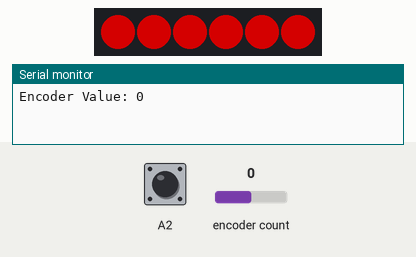
Simulated run of this sketch. Board: Arduino Leonardo, built with avr-gcc and run on an emulated ATmega32U4. Shown: 6 RGB LEDs in strip order, left to right, the last lines printed to the serial monitor. The test bench sets the inputs (shaded band); at power-on: encoder count 0, A2 HIGH. Dim RGB values are drawn brighter than linear; USB keyboard and mouse output is not drawn.

Above: at 1.2 s.
1.3 s: encoder count set to -1
At 2.2 s:
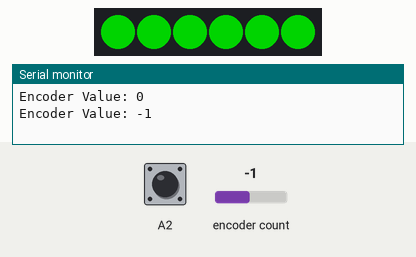
3.0 s: encoder count set to 0
At 3.6 s:
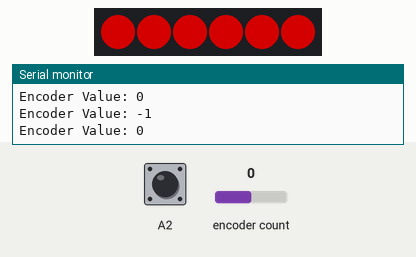
4.7 s: A2 pulsed LOW 2 times (0.12 s each, 0.3 s apart)
At 5.27 s:
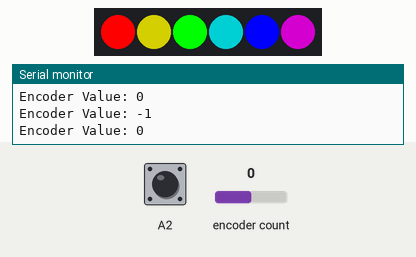
7.5 s: encoder count set to 1
At 8.9 s:
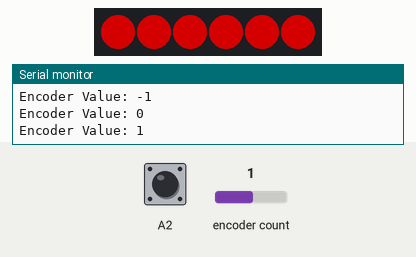
Timing chart, 0 to 10.5 s (numbered marks = the images above; inputs shaded):
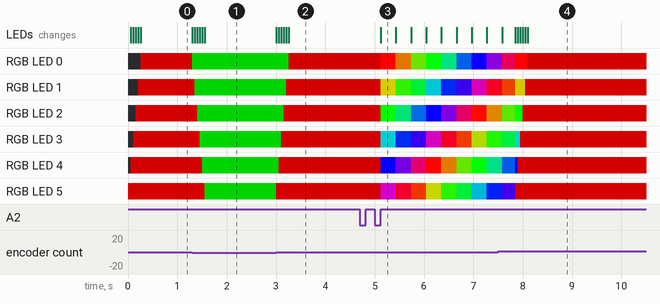

Measured:
- after the input at 1.3 s, RGB LED 0: RGB(128, 0, 0) → RGB(0, 128, 0) at once; RGB LED 1: RGB(128, 0, 0) → RGB(0, 128, 0) after 0.05 s
- after the input at 3.0 s, RGB LED 0: RGB(0, 128, 0) → RGB(128, 0, 0) after 0.26 s; RGB LED 1: RGB(0, 128, 0) → RGB(128, 0, 0) after 0.21 s
- after the input at 7.5 s, the LEDs: first differ from a run without the input after 0.35 s (image 4 shows a later state)

The sketch:

oversized_volume_knob.ino
```cpp
// Read the full tutorial at prusaprinters.org

// Karl Martin, 2019: Neopixel bling

#include <Adafruit_NeoPixel.h>  //  library for controlling LED strip

#include <ClickEncoder.h>
#include <TimerOne.h>
#include <HID-Project.h>

#define ENCODER_CLK A0 // Change A0 to, for example, A5 if you want to use analog pin 5 instead
#define ENCODER_DT A1
#define ENCODER_SW A2

#define NUMPIXELS    6   // Number of pixels you are able to fit into the button
#define PIN          2   // The led strip is controlled through this digital pin

Adafruit_NeoPixel strip = Adafruit_NeoPixel(NUMPIXELS, PIN, NEO_GRB + NEO_KHZ800);  // set up the strip

ClickEncoder *encoder; // variable representing the rotary encoder
int16_t last, value; // variables for current and last rotation value
int sleepCounter = 0;
int sleepDelay = 1000; // number of iterations before showing off the cycle effect

void timerIsr() {
  encoder->service();
}

void setup() {
  Serial.begin(9600); // Opens the serial connection used for communication with the PC.
  Consumer.begin(); // Initializes the media keyboard
  encoder = new ClickEncoder(ENCODER_DT, ENCODER_CLK, ENCODER_SW); // Initializes the rotary encoder with the mentioned pins

  Timer1.initialize(1000); // Initializes the timer, which the rotary encoder uses to detect rotation
  Timer1.attachInterrupt(timerIsr);
  last = -1;
  strip.begin();

}

void loop() {
  // If there is no action detected for a good while, show off the rainbow cycle
  if (sleepCounter >= sleepDelay)
  {
    sleepCounter = 0;
    rainbowCycle(2);
  }

  // For a set of NeoPixels the first NeoPixel is 0, second is 1, all the way up to the count of pixels minus one.
  value += encoder->getValue();

  // This part of the code is responsible for the actions when you rotate the encoder
  if (value != last) { // New value is different than the last one, that means to encoder was rotated
    if(last<value) {// Detecting the direction of rotation
      Consumer.write(MEDIA_VOLUME_UP); // Replace this line to have a different function when rotating counter-clockwise
      //colorWipeRight(strip.Color(0, 255, 0), 2);
      colorWipeRight(strip.Color(128, 0, 0), 50);
      sleepCounter = 0;
    } else {
      Consumer.write(MEDIA_VOLUME_DOWN); // Replace this line to have a different function when rotating clockwise
      //colorWipeLeft(strip.Color(128, 128, 128), 2);
      colorWipeLeft(strip.Color(0, 128, 0), 50);
      sleepCounter = 0;
    }

    last = value; // Refreshing the "last" varible for the next loop with the current value
    Serial.print("Encoder Value: "); // Text output of the rotation value used manily for debugging (open Tools - Serial Monitor to see it)
    Serial.println(value);
  }

  // This next part handles the rotary encoder BUTTON
  ClickEncoder::Button b = encoder->getButton(); // Asking the button for it's current state
  if (b != ClickEncoder::Open) { // If the button is unpressed, we'll skip to the end of this if block
    //Serial.print("Button: ");
    //#define VERBOSECASE(label) case label: Serial.println(#label); break;
    switch (b) {
      case ClickEncoder::Clicked: // Button was clicked once
        Consumer.write(MEDIA_PLAY_PAUSE); // Replace this line to have a different function when clicking button once
        sleepCounter = 0;
      break;

      case ClickEncoder::DoubleClicked: // Button was double clicked
        rainbowCycle(10);
        //Consumer.write(MEDIA_NEXT); // Replace this line to have a different function when double-clicking
        sleepCounter = 0;
      break;
    }
  }
  sleepCounter++;
  delay(10); // Wait 10 milliseconds, we definitely don't need to detect the rotary encoder any faster than that
  // The end of the loop() function, it will start again from the beggining (the beginging of the loop function, not the whole document)
}

// Fill the dots one after the other with a color
void colorWipeLeft(uint32_t c, uint8_t wait) {
  for(uint16_t i=0; i<strip.numPixels(); i++) {
      strip.setPixelColor(i, c);
      strip.show();
      delay(wait);
  }
}
// Fill the dots one after the other with a color
void colorWipeRight(uint32_t c, uint8_t wait) {
  for(uint16_t i=0; i<strip.numPixels(); i++) {
      strip.setPixelColor(NUMPIXELS-i-1, c);
      strip.show();
      delay(wait);
  }
}

// Show colours of the rainbow equally distributed throughout
void rainbowCycle(uint8_t wait) {
  uint16_t i, j;

  for(j=0; j<256; j++) { // cycle of all colors on wheel
    for(i=0; i< strip.numPixels(); i++) {
      strip.setPixelColor(i, Wheel(((i * 256 / strip.numPixels()) + j) & 255));
    }
    strip.show();
    delay(wait);
  }
}

// Input a value 0 to 255 to get a color value.
// The colours are a transition r - g - b - back to r.
uint32_t Wheel(byte WheelPos) {
  WheelPos = 255 - WheelPos;
  if(WheelPos < 85) {
   return strip.Color(255 - WheelPos * 3, 0, WheelPos * 3);
  } else if(WheelPos < 170) {
    WheelPos -= 85;
   return strip.Color(0, WheelPos * 3, 255 - WheelPos * 3);
  } else {
   WheelPos -= 170;
   return strip.Color(WheelPos * 3, 255 - WheelPos * 3, 0);
  }
}


/*
    This is just a long comment
    Here are some fun functions you can use to replace the default behaviour
    Consumer.write(CONSUMER_BRIGHTNESS_UP);
    Consumer.write(CONSUMER_BRIGHTNESS_DOWN);
    Consumer.write(CONSUMER_BROWSER_HOME);
    Consumer.write(CONSUMER_SCREENSAVER);
    Consumer.write(HID_CONSUMER_AL_CALCULATOR); //launch calculator :)
    Consumer.write(HID_CONSUMER_AC_ZOOM_IN);
    Consumer.write(HID_CONSUMER_AC_SCROLL_UP);
    CONSUMER_SLEEP = 0x32,

    FULL LIST CAN BE FOUND HERE:
    https://github.com/NicoHood/HID/blob/master/src/HID-APIs/ConsumerAPI.h
*/
```
